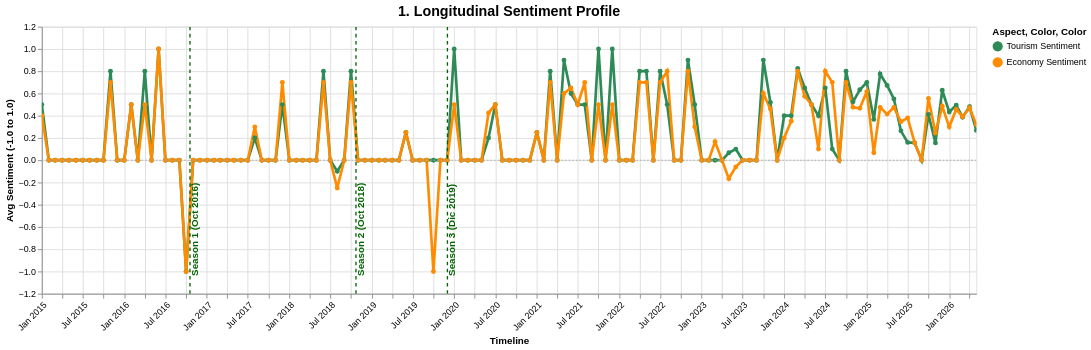

Describe this chart as a Vega-Lite specification.
### Vega-Lite specification from a JSON file in a GitHub repository (floating-point values rounded to 4 significant figures; data arrays with more than 128 entries replaced by an {"elided": "..."} marker saying what was removed)
{"config": {"view": {"continuousWidth": 300, "continuousHeight": 300}}, "layer": [{"data": {"name": "data-079b72e45dd8883bd7d32fc98a88cad3"}, "mark": {"type": "line", "point": true, "strokeWidth": 3}, "encoding": {"color": {"field": "Aspect", "legend": {"orient": "right"}, "scale": {"domain": ["Tourism Sentiment", "Economy Sentiment"], "range": ["#2E8B57", "#FF8C00"]}, "type": "nominal"}, "tooltip": [{"field": "Date", "type": "temporal"}, {"field": "Aspect", "type": "nominal"}, {"field": "Sentiment", "format": ".2f", "type": "quantitative"}, {"field": "Positive_Context", "type": "nominal"}, {"field": "Negative_Context", "type": "nominal"}], "x": {"axis": {"format": "%b %Y", "labelAngle": -45}, "field": "Date", "title": "Timeline", "type": "temporal"}, "y": {"field": "Sentiment", "scale": {"domain": [-1.1, 1.1]}, "title": "Avg Sentiment (-1.0 to 1.0)", "type": "quantitative"}}, "name": "view_f0c628c7ba75da51_0"}, {"data": {"name": "data-a0a55d106695e8d630baff0f16eee66d"}, "mark": {"type": "rule", "color": "#A9A9A9", "strokeDash": [2, 2]}, "encoding": {"y": {"field": "y", "type": "quantitative"}}}, {"data": {"name": "data-badc6c999927d86d7f36975340d3992e"}, "mark": {"type": "rule", "size": 1.5, "strokeDash": [4, 4]}, "encoding": {"color": {"field": "Color", "scale": null, "type": "nominal"}, "x": {"field": "Date", "type": "temporal"}}}, {"data": {"name": "data-badc6c999927d86d7f36975340d3992e"}, "mark": {"type": "text", "align": "left", "angle": 270, "baseline": "top", "dx": 5, "fontSize": 11, "fontWeight": "bold"}, "encoding": {"color": {"field": "Color", "scale": null, "type": "nominal"}, "text": {"field": "Event", "type": "nominal"}, "x": {"field": "Date", "type": "temporal"}, "y": {"value": 285}}}], "height": 300, "params": [{"name": "param_1e9efca18e7a2868", "select": {"type": "interval", "encodings": ["x", "y"]}, "bind": "scales", "views": ["view_f0c628c7ba75da51_0"]}], "title": {"text": "1. Longitudinal Sentiment Profile", "fontSize": 16}, "width": 1050, "$schema": "https://vega.github.io/schema/vega-lite/v6.4.1.json", "datasets": {"data-079b72e45dd8883bd7d32fc98a88cad3": {"elided": "274 records"}, "data-a0a55d106695e8d630baff0f16eee66d": [{"y": 0}], "data-badc6c999927d86d7f36975340d3992e": [{"Date": "2016-10-18T00:00:00", "Event": "Season 1 (Oct 2016)", "Color": "#006400"}, {"Date": "2018-10-23T00:00:00", "Event": "Season 2 (Oct 2018)", "Color": "#006400"}, {"Date": "2019-12-02T00:00:00", "Event": "Season 3 (Dic 2019)", "Color": "#006400"}]}}
